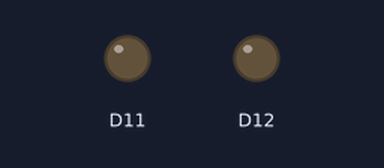
The sketch below on a simulated Arduino Zero (SAMD21). Shown: output pins drawn as LEDs (lit = HIGH).

Above: at 0.08 s.
At 9.89 s:
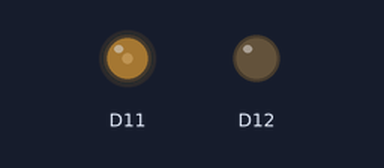
At 19.87 s:
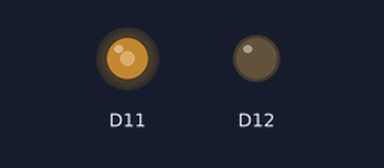
At 39.81 s:
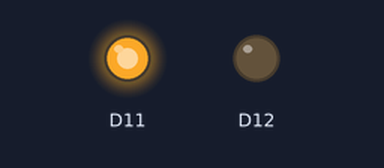
Timing chart, 0 to 40.0 s (numbered marks = the images above):
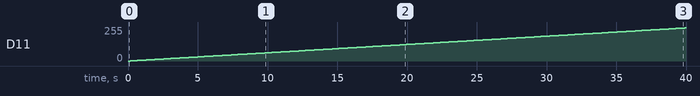

Measured:
- by itself, D11: moves from 0/255 to 248/255 over 39.7 s

The sketch:

Due_pwm_test.ino
```cpp
void setup() {
  // put your setup code here, to run once:
  pinMode(11,OUTPUT);
  pinMode(12,OUTPUT);
  analogWriteResolution(12);
}

void motor(int xx){
  if(xx >= 0){
  analogWrite(11,xx);
  analogWrite(12,0);
  }
  if(xx < 0){
  xx = -xx;
  analogWrite(11,0);
  analogWrite(12,xx);
  }
}
int t=0;

void loop() {
  while(1){
    motor(t);
    t++;
    delay(10);
  }
}
```
